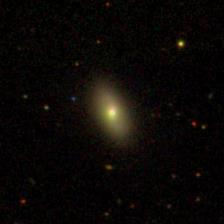
#> input picture data/images/sdss/irr_pec/PGC_1052.jpg, 224 x 224 px; its folder holds only this picture in this run
$ python create_mosaics.py
#> lines starting #> are read from the running program, lines starting #| are printed output that depends on the picture
### data/visualization/mosaic_generator.py
"""
Image Mosaic Generator.

This class creates class-organized mosaics for visualizing
SDSS and S-PLUS galaxy data.
"""

import os
import random
from pathlib import Path
from typing import List, Dict, Optional, Tuple
import numpy as np
from PIL import Image, ImageDraw, ImageFont
import matplotlib.pyplot as plt
import matplotlib.patches as patches
from matplotlib.gridspec import GridSpec


class MosaicGenerator:
    """
    Generator for class-organized image mosaics.

    Creates diagrams with 4 rows:
    - Rows 1-2: First class (Regular)
    - Rows 3-4: Second class (Peculiar)
    - 5 columns of images
    - File names included in image
    """

    def __init__(self, output_dir: Path = Path("data/mosaics")):
        """
        Initialize mosaic generator.

        Args:
            output_dir: Directory to save mosaics
        """
        self.output_dir = output_dir
        self.output_dir.mkdir(parents=True, exist_ok=True)

        # Mosaic settings
        self.rows = 4  # 4 rows
        self.cols = 5  # 5 columns
        self.image_size = (128, 128)  # Image size in mosaic
        self.mosaic_size = (800, 640)  # Total mosaic size

        # Font settings
        self.font_size = 10
        self.font_color = 'white'

        print(f"MosaicGenerator initialized. Output: {self.output_dir}")

    def create_mosaic(
        self,
        data_dir: Path,
        class_names: List[str] = None,
        mosaic_name: str = None,
        max_images_per_class: int = 10
    ) -> Path:
        """
        Create a class-organized image mosaic.

        Args:
            data_dir: Directory with class-organized data
            class_names: Class names (default: ['Regular', 'Peculiar'])
            mosaic_name: Output file name
            max_images_per_class: Maximum images per class

        Returns:
            Path to saved mosaic
        """
        if class_names is None:
            class_names = self._detect_class_names(data_dir)

        if mosaic_name is None:
            mosaic_name = f"mosaic_{data_dir.name}"

        print(f"Creating mosaic for: {data_dir}")
        print(f"Classes: {class_names}")

        # Load images by class
        images_by_class = self._load_images_by_class(data_dir, class_names, max_images_per_class)

        # Create mosaic
        mosaic_path = self._generate_mosaic(images_by_class, class_names, mosaic_name)

        print(f"Mosaic saved to: {mosaic_path}")
        return mosaic_path

    def _load_images_by_class(
        self,
        data_dir: Path,
        class_names: List[str],
        max_images: int
    ) -> Dict[str, List[Tuple[Image.Image, str]]]:
        """
        Load images organized by class.

        Args:
            data_dir: Directory with data
            class_names: Class names
            max_images: Maximum images per class

        Returns:
            Dictionary with images per class
        """
#> called with max_images = 10
        images_by_class = {}

        for class_name in class_names:
            class_dir = data_dir / class_name
            if not class_dir.exists():
                print(f"Warning: Class directory '{class_name}' not found: {class_dir}")
                images_by_class[class_name] = []
                continue

            # List image files
            image_files = []
            for ext in ['*.jpg', '*.jpeg', '*.png', '*.bmp', '*.tiff']:
                image_files.extend(class_dir.glob(ext))

            # Filter only images with "aug" in name (for data augmentation mosaics)
            if "augmented" in str(data_dir) or "complete" in str(data_dir):
                image_files = [f for f in image_files if "aug" in f.name.lower()]

            # Select random images
            selected_files = random.sample(image_files, min(len(image_files), max_images))

            # Load images
            class_images = []
            for img_file in selected_files:
                try:
                    img = Image.open(img_file)
#> img is the input picture: PIL image 224x224 RGB; mean R, G, B 11.1, 8.3, 6.1
                    # Convert to RGB if necessary
                    if img.mode != 'RGB':
                        img = img.convert('RGB')
                    class_images.append((img, img_file.name))
                except Exception as e:
                    print(f"Error loading image {img_file}: {e}")
                    continue

            images_by_class[class_name] = class_images
            print(f"Class '{class_name}': {len(class_images)} images loaded")
#| Class 'irr_pec': 1 images loaded
#> in create_mosaic, `images_by_class = self._load_images_by_class(data_dir, class_names, ma..`: images_by_class = 2 items

        return images_by_class

    def _generate_mosaic(
        self,
        images_by_class: Dict[str, List[Tuple[Image.Image, str]]],
        class_names: List[str],
        mosaic_name: str
    ) -> Path:
        """
        Generate mosaic using matplotlib.

        Args:
            images_by_class: Images organized by class
            class_names: Class names
            mosaic_name: File name

        Returns:
            Path to saved mosaic
        """
#> called with mosaic_name = 'sdss_mosaic'
        # Create figure
        fig = plt.figure(figsize=(12, 10))
        gs = GridSpec(self.rows, self.cols, figure=fig, hspace=0.1, wspace=0.1)

        # Mosaic title (commented)
        # fig.suptitle(f'Galaxy Mosaic - {mosaic_name.replace("_", " ").title()}',
        #             fontsize=16, fontweight='bold', y=0.95)

        # Distribute images across rows
        row_idx = 0

        for class_idx, class_name in enumerate(class_names):
            class_images = images_by_class[class_name]

            # Determine how many rows this class will occupy
            if len(class_names) == 2:
                rows_per_class = 2  # 2 rows per class
            else:
                rows_per_class = self.rows // len(class_names)

            # Fill class rows
            for local_row in range(rows_per_class):
                if row_idx >= self.rows:
                    break

                for col in range(self.cols):
                    ax = fig.add_subplot(gs[row_idx, col])

                    # Calculate image index
                    img_idx = local_row * self.cols + col

                    if img_idx < len(class_images):
                        img, filename = class_images[img_idx]

                        # Resize image
                        img_resized = img.resize(self.image_size, Image.Resampling.LANCZOS)

                        # Show image
                        ax.imshow(img_resized)

                        # Add galaxy name
                        if "augmented" in mosaic_name or "complete" in mosaic_name:
                            # For data augmentation mosaics: simple name at bottom right
                            simple_name = filename.split('_aug_')[0] if '_aug_' in filename else filename.split('_')[0] + '_' + filename.split('_')[1]
                            clean_name = simple_name.replace('_', '')
                            ax.text(0.95, 0.05, clean_name,
                                   transform=ax.transAxes,
                                   fontsize=8,
                                   color='white',
                                   ha='right',
                                   va='bottom')
                        else:
                            # For original mosaics: clean name at bottom right
                            clean_name = filename.replace('.jpg', '').replace('.jpeg', '').replace('.png', '').replace('_', '')
                            ax.text(0.95, 0.05, clean_name,
                                   transform=ax.transAxes,
                                   fontsize=8,
                                   color='white',
                                   ha='right',
                                   va='bottom')

                        # Add class label on first image of row
                        if col == 0:
                            ax.text(-0.1, 0.5, class_name,
                                   transform=ax.transAxes,
                                   fontsize=12,
                                   fontweight='bold',
                                   color='black',
                                   verticalalignment='center',
                                   horizontalalignment='right',
                                   rotation=90)
                    else:
                        # Empty image if no more images available
                        ax.imshow(np.ones((*self.image_size, 3)) * 0.9, cmap='gray')

                    # Remove axes
                    ax.set_xticks([])
                    ax.set_yticks([])
                    ax.axis('off')

                row_idx += 1
#> after the loop, row_idx = 4

        # Save mosaic
        mosaic_path = self.output_dir / f"{mosaic_name}.png"
        plt.subplots_adjust(left=0.08, right=0.98, top=0.98, bottom=0.02, wspace=0.0001, hspace=0.0001)
        plt.savefig(mosaic_path, dpi=300,
                   facecolor='white', edgecolor='none', pad_inches=0.05)
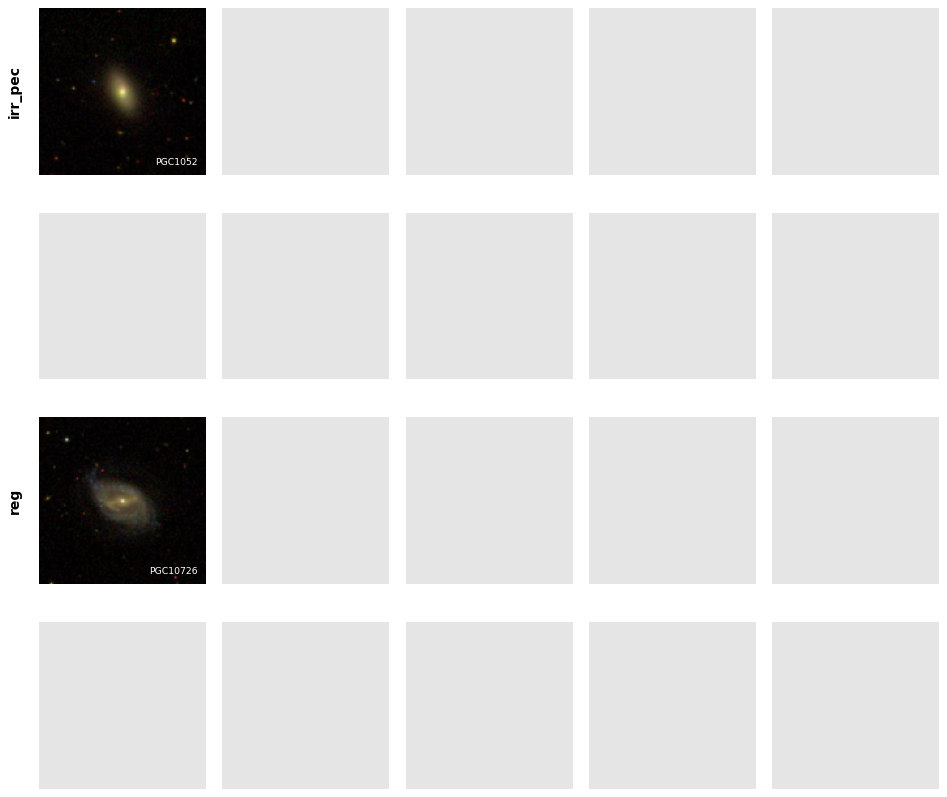
#> figure drawn by matplotlib, 20 panels
        plt.close()

        return mosaic_path

    # [22 lines left out: function _extract_aug_number, not called in this run]

    def _detect_class_names(self, data_dir: Path) -> List[str]:
        """
        Automatically detect class names based on subdirectories.

        Args:
            data_dir: Directory with data

        Returns:
            List of class names
        """
        # Search for subdirectories containing images
        class_dirs = []
        for item in data_dir.iterdir():
            if item.is_dir():
                # Check if directory contains images
                has_images = any(
                    item.glob(ext) for ext in ['*.jpg', '*.jpeg', '*.png', '*.bmp', '*.tiff']
                )
                if has_images:
                    class_dirs.append(item.name)

        # Sort for consistency
        class_dirs.sort()

        if not class_dirs:
            print(f"Warning: No classes found in {data_dir}")
            return ['Regular', 'Peculiar']  # Fallback

        print(f"Classes auto-detected: {class_dirs}")
        return class_dirs

    def create_mosaic_for_dataset(
        self,
        dataset_name: str,
        data_dir: Path = None,
        class_names: List[str] = None
    ) -> Path:
        """
        Create mosaic for a specific dataset.

        Args:
            dataset_name: Dataset name (e.g., 'sdss', 'splus')
            data_dir: Directory with data (default: data/complete_{dataset_name})
            class_names: Class names (if None, auto-detects)

        Returns:
            Path to saved mosaic
        """
        if data_dir is None:
            data_dir = Path(f"data/images/{dataset_name}")

        if not data_dir.exists():
            raise FileNotFoundError(f"Directory not found: {data_dir}")

        # Auto-detect classes if not specified
        if class_names is None:
            class_names = self._detect_class_names(data_dir)

        return self.create_mosaic(
            data_dir=data_dir,
            class_names=class_names,
            mosaic_name=f"{dataset_name}_mosaic"
        )
#| Mosaic saved to: data/mosaics/sdss_mosaic.png

    # [132 lines left out: functions create_all_mosaics, create_comparison_mosaic, not called in this run]

    def create_unique_augmentation_mosaic(self) -> Optional[Path]:
        """
        Create 4 separate mosaics: one galaxy per class per dataset.
        Each mosaic has 1 row x 5 columns with data augmentation variations.

        Returns:
            Path to last created mosaic or None if no data found
        """
        # Create 4 separate mosaics: SDSS-REG, SDSS-IRR_PEC, S-PLUS-REG, S-PLUS-IRR_PEC
        created_mosaics = []

        # 1. SDSS - REG mosaic
        sdss_dir = Path("data/complete_sdss")
        if sdss_dir.exists():
            reg_mosaic = self._create_single_class_mosaic(sdss_dir, "SDSS", "reg")
            if reg_mosaic:
                created_mosaics.append(reg_mosaic)

        # 2. SDSS - IRR_PEC mosaic
        if sdss_dir.exists():
            irr_pec_mosaic = self._create_single_class_mosaic(sdss_dir, "SDSS", "irr_pec")
            if irr_pec_mosaic:
                created_mosaics.append(irr_pec_mosaic)

        # 3. S-PLUS - REG mosaic
        splus_dir = Path("data/complete_splus")
        if splus_dir.exists():
            reg_mosaic = self._create_single_class_mosaic(splus_dir, "S-PLUS", "reg")
            if reg_mosaic:
                created_mosaics.append(reg_mosaic)

        # 4. S-PLUS - IRR_PEC mosaic
        if splus_dir.exists():
            irr_pec_mosaic = self._create_single_class_mosaic(splus_dir, "S-PLUS", "irr_pec")
            if irr_pec_mosaic:
                created_mosaics.append(irr_pec_mosaic)

        if not created_mosaics:
            print("No data augmentation mosaics created")
            return None

        print(f"{len(created_mosaics)} data augmentation mosaics created")
        return created_mosaics[-1]  # Return last created

    # [106 lines left out: function _create_single_class_mosaic, not called in this run]


def create_mosaics_for_project():
    """
    Utility function to create all project mosaics.
    Creates specific mosaics as requested:
    1. Original SDSS mosaic
    2. Original S-PLUS mosaic
    3. SDSS vs S-PLUS comparison mosaic
    4. SDSS data augmentation mosaic
    5. S-PLUS data augmentation mosaic
    6. 4 unique data augmentation images mosaic
    """
    generator = MosaicGenerator()

    print("Creating specific mosaics for Galaxy Classification project...")
    mosaics = []

    # 1. Original SDSS mosaic
    sdss_dir = Path("data/images/sdss")
    if sdss_dir.exists():
        print("1. Creating original SDSS mosaic...")
        sdss_mosaic = generator.create_mosaic_for_dataset("sdss", sdss_dir)
        mosaics.append(sdss_mosaic)

    # 2. Original S-PLUS mosaic
    splus_dir = Path("data/images/splus")
    if splus_dir.exists():
        print("2. Creating original S-PLUS mosaic...")
        splus_mosaic = generator.create_mosaic_for_dataset("splus", splus_dir)
        mosaics.append(splus_mosaic)

    # 3. SDSS vs S-PLUS comparison mosaic
    if sdss_dir.exists() and splus_dir.exists():
        print("3. Creating SDSS vs S-PLUS comparison mosaic...")
        comparison_mosaic = generator.create_comparison_mosaic(sdss_dir, splus_dir)
        mosaics.append(comparison_mosaic)

    # 4. SDSS data augmentation mosaic
    sdss_aug_dir = Path("data/complete_sdss")
    if sdss_aug_dir.exists():
        print("4. Creating SDSS data augmentation mosaic...")
        sdss_aug_mosaic = generator.create_mosaic_for_dataset("augmented_sdss", sdss_aug_dir)
        mosaics.append(sdss_aug_mosaic)

    # 5. S-PLUS data augmentation mosaic
    splus_aug_dir = Path("data/complete_splus")
    if splus_aug_dir.exists():
        print("5. Creating S-PLUS data augmentation mosaic...")
        splus_aug_mosaic = generator.create_mosaic_for_dataset("augmented_splus", splus_aug_dir)
        mosaics.append(splus_aug_mosaic)

    # 6. 4 unique data augmentation images mosaic
    print("6. Creating 4 unique data augmentation images mosaic...")
    unique_aug_mosaic = generator.create_unique_augmentation_mosaic()
    if unique_aug_mosaic:
        mosaics.append(unique_aug_mosaic)

    print(f"\nSuccess: {len(mosaics)} mosaics created:")
#| Success: 1 mosaics created:
    for i, mosaic in enumerate(mosaics, 1):
        print(f"  {i}. {mosaic}")
#> this loop made 1 pass
#> i on pass 1: 1
#|   1. data/mosaics/sdss_mosaic.png

    return mosaics


# [3 lines that do not run on import are left out]

### data/visualization/create_mosaics.py
"""
Script to create image mosaics.

This script creates class-organized mosaics for visualizing galaxy data.
"""

import argparse
import sys
from pathlib import Path

project_root = Path(__file__).parent.parent.parent
sys.path.insert(0, str(project_root))

from data.visualization.mosaic_generator import MosaicGenerator, create_mosaics_for_project


def main():
    parser = argparse.ArgumentParser(description="Create galaxy image mosaics")

    parser.add_argument("--mode", type=str, default="all",
                       choices=["all", "single", "comparison"],
                       help="Operation mode: all (all), single (one dataset), comparison (comparative)")

    parser.add_argument("--dataset", type=str,
                       help="Dataset name (e.g., sdss, splus)")

    parser.add_argument("--data-dir", type=str,
                       help="Directory with class-organized data")

    parser.add_argument("--output-dir", type=str, default="data/mosaics",
                       help="Directory to save mosaics")

    parser.add_argument("--class-names", nargs=2, default=None,
                       help="Class names (if not specified, auto-detects)")

    parser.add_argument("--max-images", type=int, default=10,
                       help="Maximum images per class")

    args = parser.parse_args()

    # Create generator
    generator = MosaicGenerator(output_dir=Path(args.output_dir))

    if args.mode == "all":
        print("Creating all mosaics...")
        mosaics = create_mosaics_for_project()
#> mosaics = 1 item

    elif args.mode == "single":
        if not args.dataset and not args.data_dir:
            parser.error("For 'single' mode, specify --dataset or --data-dir")

        if args.dataset:
            data_dir = Path(f"data/images/{args.dataset}")
            mosaic_name = f"{args.dataset}_mosaic"
        else:
            data_dir = Path(args.data_dir)
            mosaic_name = data_dir.name + "_mosaic"

        if not data_dir.exists():
            print(f"Error: Directory not found: {data_dir}")
            sys.exit(1)

        print(f"Creating mosaic for: {data_dir}")
        mosaic_path = generator.create_mosaic(
            data_dir=data_dir,
            class_names=args.class_names,
            mosaic_name=mosaic_name,
            max_images_per_class=args.max_images
        )
        mosaics = [mosaic_path]

    elif args.mode == "comparison":
        sdss_dir = Path("data/images/sdss")
        splus_dir = Path("data/images/splus")

        if not sdss_dir.exists():
            print(f"Error: SDSS directory not found: {sdss_dir}")
            sys.exit(1)

        if not splus_dir.exists():
            print(f"Error: S-PLUS directory not found: {splus_dir}")
            sys.exit(1)

        print("Creating comparison mosaic...")
        mosaic_path = generator.create_comparison_mosaic(
            sdss_dir=sdss_dir,
            splus_dir=splus_dir,
            class_names=args.class_names
        )
        mosaics = [mosaic_path]

    print(f"\nSuccess: {len(mosaics)} mosaic(s) created:")
#| Success: 1 mosaic(s) created:
    for mosaic in mosaics:
        print(f"  - {mosaic}")
#> this loop made 1 pass
#|   - data/mosaics/sdss_mosaic.png


if __name__ == "__main__":
    main()
